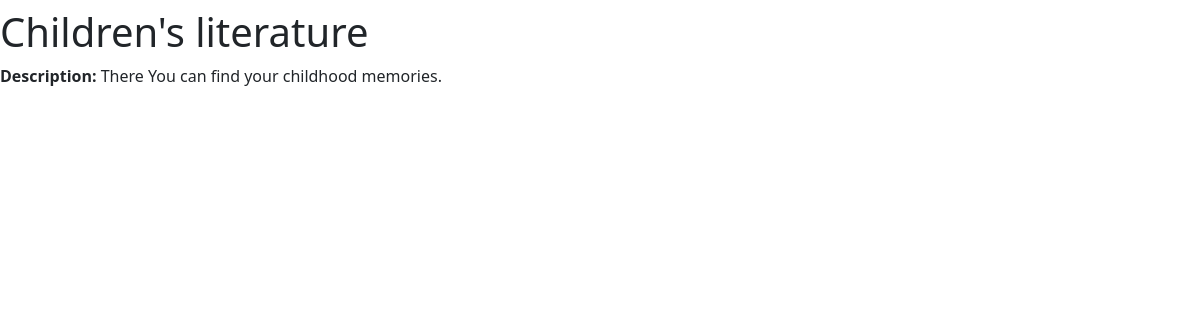
The app's page /genre/1/, older data.
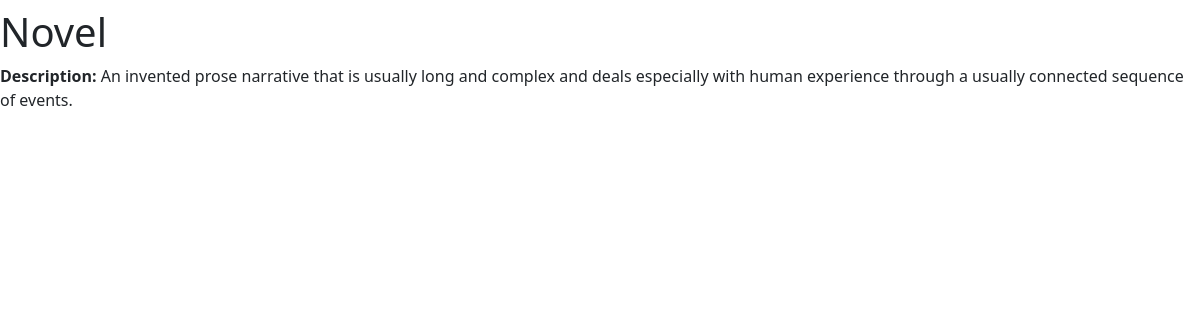
The same page, newer data.
### rosters/models.py (models this page shows, shortened)
class Genre(models.Model):
    name = models.CharField(
        verbose_name = "Genre name",
        max_length = 30,
    )
    description = models.TextField(
        verbose_name = "Genre description",
        blank = True,
        null = True
    )

### rosters/views.py (the view)
# urls.py: path('genre/<int:pk>/', views.GenreDetailView.as_view(), name="gen-det"),
class GenreDetailView(generic.DetailView):
    template_name = 'rosters/genre_view.html'
    model=models.Genre

### rosters/templates/rosters/genre_view.html (shortened to what this page needs)
{% extends 'base.html' %}
{% block body %}
<h1>{{object.name}}</h1>
<b>Description:</b> {{ object.description  }}<br>
{% endblock body %}

Row changes from the older to the newer data that the page shows:
changed Genre: name "Children's literature" → "Novel"; description "There You can find your childhood memories." → "An invented prose narrative that is usually long and complex and deals especially with human experience through a usually connected sequence of events."
